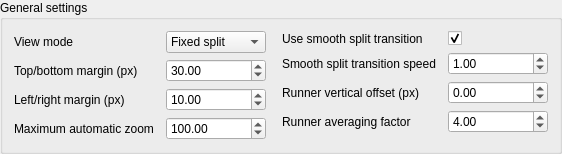
         <widget class="QGroupBox" name="groupBox_14">
          <property name="title">
           <string>General settings</string>
          </property>
          <layout class="QHBoxLayout" name="horizontalLayout_19">
           <item>
            <layout class="QFormLayout" name="formLayout_15">
             <property name="fieldGrowthPolicy">
              <enum>QFormLayout::AllNonFixedFieldsGrow</enum>
             </property>
             <property name="labelAlignment">
              <set>Qt::AlignLeading|Qt::AlignLeft|Qt::AlignVCenter</set>
             </property>
             <property name="formAlignment">
              <set>Qt::AlignLeading|Qt::AlignLeft|Qt::AlignTop</set>
             </property>
             <property name="horizontalSpacing">
              <number>12</number>
             </property>
             <item row="0" column="0">
              <widget class="QLabel" name="label_68">
               <property name="sizePolicy">
                <sizepolicy hsizetype="Preferred" vsizetype="Preferred">
                 <horstretch>0</horstretch>
                 <verstretch>0</verstretch>
                </sizepolicy>
               </property>
               <property name="minimumSize">
                <size>
                 <width>0</width>
                 <height>0</height>
                </size>
               </property>
               <property name="maximumSize">
                <size>
                 <width>16777215</width>
                 <height>16777215</height>
                </size>
               </property>
               <property name="text">
                <string>View mode</string>
               </property>
              </widget>
             </item>
             <item row="0" column="1">
              <widget class="QComboBox" name="comboBoxRouteManagerViewMode">
               <property name="sizePolicy">
                <sizepolicy hsizetype="Preferred" vsizetype="Fixed">
                 <horstretch>0</horstretch>
                 <verstretch>0</verstretch>
                </sizepolicy>
               </property>
               <property name="minimumSize">
                <size>
                 <width>0</width>
                 <height>0</height>
                </size>
               </property>
               <property name="maximumSize">
                <size>
                 <width>100</width>
                 <height>16777215</height>
                </size>
               </property>
               <property name="toolTip">
                <string>Select in which mode the route will be viewed</string>
               </property>
               <property name="currentIndex">
                <number>0</number>
               </property>
               <item>
                <property name="text">
                 <string>Fixed split</string>
                </property>
               </item>
               <item>
                <property name="text">
                 <string>Runner centered</string>
                </property>
               </item>
               <item>
                <property name="text">
                 <string>Runner centered split oriented</string>
                </property>
               </item>
              </widget>
             </item>
             <item row="1" column="0">
              <widget class="QLabel" name="label_43">
               <property name="sizePolicy">
                <sizepolicy hsizetype="Preferred" vsizetype="Preferred">
                 <horstretch>0</horstretch>
                 <verstretch>0</verstretch>
                </sizepolicy>
               </property>
               <property name="minimumSize">
                <size>
                 <width>0</width>
                 <height>0</height>
                </size>
               </property>
               <property name="maximumSize">
                <size>
                 <width>16777215</width>
                 <height>16777215</height>
                </size>
               </property>
               <property name="text">
                <string>Top/bottom margin (px)</string>
               </property>
              </widget>
             </item>
             <item row="1" column="1">
              <widget class="QDoubleSpinBox" name="doubleSpinBoxRouteManagerTopBottomMargin">
               <property name="sizePolicy">
                <sizepolicy hsizetype="Preferred" vsizetype="Fixed">
                 <horstretch>0</horstretch>
                 <verstretch>0</verstretch>
                </sizepolicy>
               </property>
               <property name="minimumSize">
                <size>
                 <width>100</width>
                 <height>0</height>
                </size>
               </property>
               <property name="maximumSize">
                <size>
                 <width>100</width>
                 <height>16777215</height>
                </size>
               </property>
               <property name="toolTip">
                <string>How many pixels to leave margin at the top and bottom of the map (measuring from control positions)</string>
               </property>
               <property name="minimum">
                <double>0.000000000000000</double>
               </property>
               <property name="maximum">
                <double>99999.000000000000000</double>
               </property>
               <property name="singleStep">
                <double>1.000000000000000</double>
               </property>
               <property name="value">
                <double>30.000000000000000</double>
               </property>
              </widget>
             </item>
             <item row="2" column="0">
              <widget class="QLabel" name="label_44">
               <property name="sizePolicy">
                <sizepolicy hsizetype="Preferred" vsizetype="Preferred">
                 <horstretch>0</horstretch>
                 <verstretch>0</verstretch>
                </sizepolicy>
               </property>
               <property name="minimumSize">
                <size>
                 <width>0</width>
                 <height>0</height>
                </size>
               </property>
               <property name="maximumSize">
                <size>
                 <width>16777215</width>
                 <height>16777215</height>
                </size>
               </property>
               <property name="text">
                <string>Left/right margin (px)</string>
               </property>
              </widget>
             </item>
             <item row="2" column="1">
              <widget class="QDoubleSpinBox" name="doubleSpinBoxRouteManagerLeftRightMargin">
               <property name="sizePolicy">
                <sizepolicy hsizetype="Preferred" vsizetype="Fixed">
                 <horstretch>0</horstretch>
                 <verstretch>0</verstretch>
                </sizepolicy>
               </property>
               <property name="minimumSize">
                <size>
                 <width>100</width>
                 <height>0</height>
                </size>
               </property>
               <property name="maximumSize">
                <size>
                 <width>100</width>
                 <height>16777215</height>
                </size>
               </property>
               <property name="toolTip">
                <string>How many pixels to leave margin at the left and right sides of the map (measuring from route edges)</string>
               </property>
               <property name="minimum">
                <double>0.000000000000000</double>
               </property>
               <property name="maximum">
                <double>99999.000000000000000</double>
               </property>
               <property name="singleStep">
                <double>1.000000000000000</double>
               </property>
               <property name="value">
                <double>10.000000000000000</double>
               </property>
              </widget>
             </item>
             <item row="3" column="0">
              <widget class="QLabel" name="label_58">
               <property name="sizePolicy">
                <sizepolicy hsizetype="Preferred" vsizetype="Preferred">
                 <horstretch>0</horstretch>
                 <verstretch>0</verstretch>
                </sizepolicy>
               </property>
               <property name="minimumSize">
                <size>
                 <width>0</width>
                 <height>0</height>
                </size>
               </property>
               <property name="maximumSize">
                <size>
                 <width>16777215</width>
                 <height>16777215</height>
                </size>
               </property>
               <property name="text">
                <string>Maximum automatic zoom</string>
               </property>
              </widget>
             </item>
             <item row="3" column="1">
              <widget class="QDoubleSpinBox" name="doubleSpinBoxRouteManagerMaximumAutomaticZoom">
               <property name="sizePolicy">
                <sizepolicy hsizetype="Preferred" vsizetype="Fixed">
                 <horstretch>0</horstretch>
                 <verstretch>0</verstretch>
                </sizepolicy>
               </property>
               <property name="minimumSize">
                <size>
                 <width>100</width>
                 <height>0</height>
                </size>
               </property>
               <property name="maximumSize">
                <size>
                 <width>100</width>
                 <height>16777215</height>
                </size>
               </property>
               <property name="toolTip">
                <string>Limit the automatic maximum zoom amount (will restrict zooming in)</string>
               </property>
               <property name="minimum">
                <double>0.000000000000000</double>
               </property>
               <property name="maximum">
                <double>9999.000000000000000</double>
               </property>
               <property name="singleStep">
                <double>1.000000000000000</double>
               </property>
               <property name="value">
                <double>100.000000000000000</double>
               </property>
              </widget>
             </item>
            </layout>
           </item>
           <item>
            <layout class="QFormLayout" name="formLayout_14">
             <property name="fieldGrowthPolicy">
              <enum>QFormLayout::AllNonFixedFieldsGrow</enum>
             </property>
             <property name="labelAlignment">
              <set>Qt::AlignLeading|Qt::AlignLeft|Qt::AlignVCenter</set>
             </property>
             <property name="formAlignment">
              <set>Qt::AlignLeading|Qt::AlignLeft|Qt::AlignTop</set>
             </property>
             <property name="horizontalSpacing">
              <number>12</number>
             </property>
             <property name="leftMargin">
              <number>10</number>
             </property>
             <item row="0" column="0">
              <widget class="QLabel" name="label_55">
               <property name="sizePolicy">
                <sizepolicy hsizetype="Preferred" vsizetype="Preferred">
                 <horstretch>0</horstretch>
                 <verstretch>0</verstretch>
                </sizepolicy>
               </property>
               <property name="minimumSize">
                <size>
                 <width>0</width>
                 <height>0</height>
                </size>
               </property>
               <property name="maximumSize">
                <size>
                 <width>16777215</width>
                 <height>16777215</height>
                </size>
               </property>
               <property name="text">
                <string>Use smooth split transition</string>
               </property>
              </widget>
             </item>
             <item row="0" column="1">
              <widget class="QCheckBox" name="checkBoxRouteManagerUseSmoothSplitTransition">
               <property name="minimumSize">
                <size>
                 <width>100</width>
                 <height>0</height>
                </size>
               </property>
               <property name="maximumSize">
                <size>
                 <width>100</width>
                 <height>16777215</height>
                </size>
               </property>
               <property name="toolTip">
                <string>Whether to transition between splits smoothly or instantly in fixed split view mode</string>
               </property>
               <property name="text">
                <string/>
               </property>
               <property name="checked">
                <bool>true</bool>
               </property>
              </widget>
             </item>
             <item row="1" column="0">
              <widget class="QLabel" name="label_56">
               <property name="sizePolicy">
                <sizepolicy hsizetype="Preferred" vsizetype="Preferred">
                 <horstretch>0</horstretch>
                 <verstretch>0</verstretch>
                </sizepolicy>
               </property>
               <property name="minimumSize">
                <size>
                 <width>0</width>
                 <height>0</height>
                </size>
               </property>
               <property name="maximumSize">
                <size>
                 <width>16777215</width>
                 <height>16777215</height>
                </size>
               </property>
               <property name="text">
                <string>Smooth split transition speed</string>
               </property>
              </widget>
             </item>
             <item row="1" column="1">
              <widget class="QDoubleSpinBox" name="doubleSpinBoxRouteManagerSmoothSplitTransitionSpeed">
               <property name="sizePolicy">
                <sizepolicy hsizetype="Preferred" vsizetype="Fixed">
                 <horstretch>0</horstretch>
                 <verstretch>0</verstretch>
                </sizepolicy>
               </property>
               <property name="minimumSize">
                <size>
                 <width>100</width>
                 <height>0</height>
                </size>
               </property>
               <property name="maximumSize">
                <size>
                 <width>100</width>
                 <height>16777215</height>
                </size>
               </property>
               <property name="toolTip">
                <string>The speed which will be used for smooth transition</string>
               </property>
               <property name="decimals">
                <number>2</number>
               </property>
               <property name="minimum">
                <double>0.000000000000000</double>
               </property>
               <property name="maximum">
                <double>99999.000000000000000</double>
               </property>
               <property name="singleStep">
                <double>1.000000000000000</double>
               </property>
               <property name="value">
                <double>1.000000000000000</double>
               </property>
              </widget>
             </item>
             <item row="2" column="0">
              <widget class="QLabel" name="label_69">
               <property name="sizePolicy">
                <sizepolicy hsizetype="Preferred" vsizetype="Preferred">
                 <horstretch>0</horstretch>
                 <verstretch>0</verstretch>
                </sizepolicy>
               </property>
               <property name="minimumSize">
                <size>
                 <width>0</width>
                 <height>0</height>
                </size>
               </property>
               <property name="maximumSize">
                <size>
                 <width>16777215</width>
                 <height>16777215</height>
                </size>
               </property>
               <property name="text">
                <string>Runner vertical offset (px)</string>
               </property>
              </widget>
             </item>
             <item row="2" column="1">
              <widget class="QDoubleSpinBox" name="doubleSpinBoxRouteManagerRunnerVerticalOffset">
               <property name="sizePolicy">
                <sizepolicy hsizetype="Preferred" vsizetype="Fixed">
                 <horstretch>0</horstretch>
                 <verstretch>0</verstretch>
                </sizepolicy>
               </property>
               <property name="minimumSize">
                <size>
                 <width>100</width>
                 <height>0</height>
                </size>
               </property>
               <property name="maximumSize">
                <size>
                 <width>100</width>
                 <height>16777215</height>
                </size>
               </property>
               <property name="toolTip">
                <string>How many pixels to offset the runner from the center in runner centered view modes</string>
               </property>
               <property name="minimum">
                <double>-99999.000000000000000</double>
               </property>
               <property name="maximum">
                <double>99999.000000000000000</double>
               </property>
               <property name="singleStep">
                <double>1.000000000000000</double>
               </property>
               <property name="value">
                <double>0.000000000000000</double>
               </property>
              </widget>
             </item>
             <item row="3" column="0">
              <widget class="QLabel" name="label_70">
               <property name="sizePolicy">
                <sizepolicy hsizetype="Preferred" vsizetype="Preferred">
                 <horstretch>0</horstretch>
                 <verstretch>0</verstretch>
                </sizepolicy>
               </property>
               <property name="minimumSize">
                <size>
                 <width>0</width>
                 <height>0</height>
                </size>
               </property>
               <property name="maximumSize">
                <size>
                 <width>16777215</width>
                 <height>16777215</height>
                </size>
               </property>
               <property name="text">
                <string>Runner averaging factor</string>
               </property>
              </widget>
             </item>
             <item row="3" column="1">
              <widget class="QDoubleSpinBox" name="doubleSpinBoxRouteManagerRunnerAveragingFactor">
               <property name="sizePolicy">
                <sizepolicy hsizetype="Preferred" vsizetype="Fixed">
                 <horstretch>0</horstretch>
                 <verstretch>0</verstretch>
                </sizepolicy>
               </property>
               <property name="minimumSize">
                <size>
                 <width>100</width>
                 <height>0</height>
                </size>
               </property>
               <property name="maximumSize">
                <size>
                 <width>100</width>
                 <height>16777215</height>
                </size>
               </property>
               <property name="toolTip">
                <string>How fast to converge to the new runner position in runner centered view modes</string>
               </property>
               <property name="minimum">
                <double>0.000000000000000</double>
               </property>
               <property name="maximum">
                <double>99999.000000000000000</double>
               </property>
               <property name="singleStep">
                <double>1.000000000000000</double>
               </property>
               <property name="value">
                <double>4.000000000000000</double>
               </property>
              </widget>
             </item>
            </layout>
           </item>
          </layout>
         </widget>
